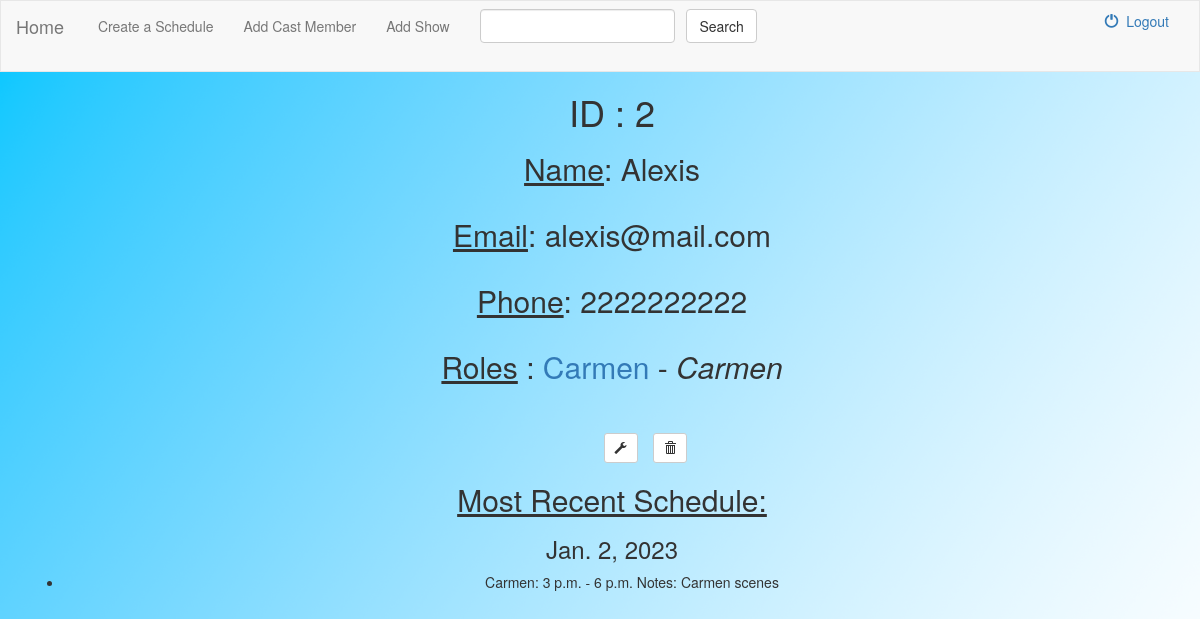
The app's page /getdata/info/2/, older data.
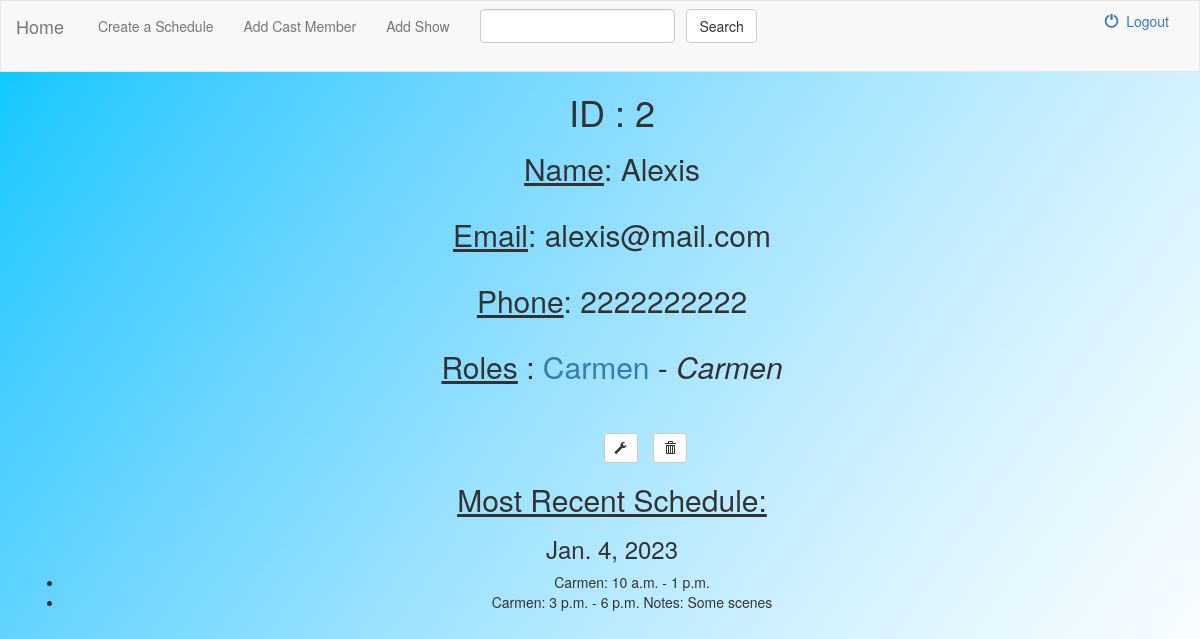
The same page, newer data.
### getdata/models.py (models this page shows, shortened)
class Performers(models.Model):
    name = models.CharField(max_length=128, unique=True, null=False)
    email = models.CharField(max_length=128, unique=True, null=False)
    phone = models.CharField(max_length=10, unique=True, null=False)

class Roles(models.Model):
    name = models.CharField(max_length=128, null=False)
    show_id = models.ForeignKey(Shows, on_delete=models.CASCADE)
    performer_id = models.ForeignKey(Performers, on_delete=models.SET_DEFAULT, default="")

class Shows(models.Model):
    title = models.CharField(max_length=128, unique=True, null=False)
    rehearsal_start = models.DateField(null=False)
    show_open = models.DateField(null=False)
    director_id = models.ForeignKey(Performers, on_delete=models.SET_DEFAULT, default="")

class CallTime(models.Model):
    show_id_id = models.ForeignKey(Shows, on_delete=models.CASCADE)
    date = models.DateField(null=False)
    start_time = models.TimeField(null=False)
    end_time = models.TimeField(null=False)
    performers = models.ManyToManyField(Performers)
    notes = models.TextField(null=True, blank=True)

### getdata/views.py (the view)
# urls.py: re_path(r'^info/(?P<pk>[0-9]+)/$', views.InfoView.as_view(), name='info'),
class InfoView(generic.DetailView):
    model = Performers
    template_name = 'info.html'
    def get_context_data(self, **kwargs):
        context = super(InfoView, self).get_context_data(**kwargs)
        context['calltimes'] = CallTime.objects.all()
        return context

### getdata/templates/info.html (shortened to what this page needs)
{% extends 'base.html' %}
{% block body %}
<h1>ID : {{ object.id }}</h1>
<h2>
<u>Name</u>: {{ object.name }} <br><br>
<u>Email</u>: {{ object.email }} <br><br>
<u>Phone</u>: {{ object.phone }}<br><br>
{% if object.roles_set.all.count > 0 %}
<u>Roles</u>
{% for role in object.roles_set.all %}
    : <a href="{% url 'getdata:roleinfo' role.id %}">{{ role.name }}</a> - <i>{{ role.show_id.title }}</i>
{% endfor %}
</h2><br><br>
<form style="display: inline; margin-left: 5%;" action="{% url 'getdata:performer-update' object.id %}">
    <button type="submit" class="btn btn-default btn-sm">
        <span class="glyphicon glyphicon-wrench"></span>
    </button>&nbsp;
</form>&nbsp;
<form style="display: inline" action="{% url 'getdata:performer-delete' object.id %}">
    <button type="submit" class="btn btn-default btn-sm">
        <span class="glyphicon glyphicon-trash"></span>
    </button>
</form>
{% endif %}
<h2><u>Most Recent Schedule:</u></h2>
<h3>{{ calltimes.last.date }}</h3>
<ul>
{% for call in calltimes %}
{% for p in call.performers.all %}
{% if call.date == calltimes.last.date and p == object %}
<li>{{ call.show_id_id.title }}:
{{ call.start_time }} - {{ call.end_time }}
{% if call.notes %} Notes: {{ call.notes }} {% endif %}</li>
{% endif %}
{% endfor %}
{% endfor %}
</ul>
{% endblock %}

### getdata/templates/base.html (shortened to what this page needs)
<!DOCTYPE html>
<html>
    <head>
        {% load static %}
        <link rel="stylesheet" href="https://maxcdn.bootstrapcdn.com/bootstrap/3.3.6/css/bootstrap.min.css">
        <link rel="stylesheet" type="text/css" href="{% static 'style.css' %}">
    </head>
    <body>
    <nav class="navbar navbar-default">
        <div class="container-fluid">
            <div class="navbar-header">
            <a class="navbar-brand" href="{% url 'getdata:home' %}">Home</a>&nbsp;
            </div>
            <div class="collapse navbar-collapse">
                <ul class="nav navbar-nav">
                    <li class="">
                        <a href="{% url 'getdata:call-add' %}" aria-hidden="true">Create a Schedule</a>&nbsp;
                    </li>
                    <li class="">
                        <a href="{% url 'getdata:performer-add' %}" aria-hidden="true">Add Cast Member</a>&nbsp;
                    </li>
                    <li class="">
                        <a href="{% url 'getdata:show-add' %}" aria-hidden="true">Add Show</a>&nbsp;
                    </li>
                </ul>
                <form class="navbar-form navbar-left" role="search" method="get" action="">
                    <div class="form-group">
                        <input type="text" class="form-control" name="q" value="">&nbsp;
                    </div>&nbsp;
                    <button type="submit" class="btn btn-default">Search</button>&nbsp;
                </form>
                <ul class="nav navbar-right">
                    <li class="">
                        <a href="">
                            <span class="glyphicon glyphicon-off" aria-hidden="true"></span>&nbsp; Logout
                        </a>
                    </li>
                </ul>
            </div>
        </div>
    </nav>
    <div style="margin-left: 2%;">
    {% block body %}
    {% endblock %}
    </div>
    </body>
</html>

### getdata/static/style.css (style rules this page uses)
body { background: white url("images/bluebackground.png"); background-size: cover; text-align: center; }
.navbar { border-radius: 0px; }

Row changes from the older to the newer data that the page shows:
removed CallTime: last "Jan. 2, 2023", show_id_id "Carmen", start_time "3 p.m.", end_time "6 p.m.", notes "Carmen scenes"
added CallTime: last "Jan. 4, 2023", show_id_id "Carmen", start_time "3 p.m.", end_time "6 p.m.", notes "Some scenes"
added CallTime: show_id_id "Carmen", start_time "10 a.m.", end_time "1 p.m."
